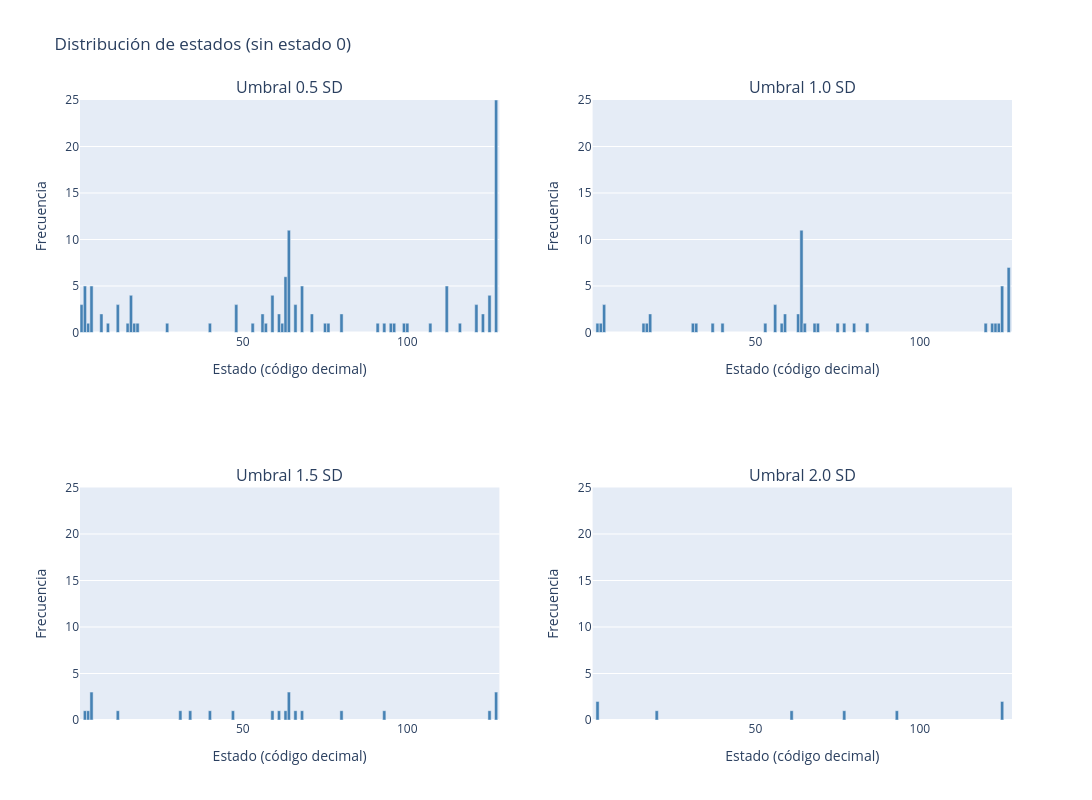

This figure's notebook cell:
### Markdown cell above
## Comparación del point process con distintos umbrales (0.5 SD / 1 SD / 1.5 SD / 2 SD)

Ejecutamos el point process y mostramos las gráficas para comparar

### Code cell
import plotly.graph_objects as go
from plotly.subplots import make_subplots
import numpy as np

# Función de hover (idéntica a la del ejemplo individual)
def state_description(code):
    bits = [(code >> i) & 1 for i in range(6, -1, -1)]
    active_networks = [number_to_name[j] for j, bit in enumerate(bits, start=1) if bit]
    if not active_networks:
        return "Ninguna red activa"
    return " + ".join([f"Red {j} ({name})" for j, name in enumerate(active_networks, start=1)])

umbrales = [0.5, 1.0, 1.5, 2.0]

# Calcular el máximo global de frecuencias (sin contar estado 0)
y_max_global = 0
for th in umbrales:
    binary = (time_series_norm > th).astype(int)
    weights = 2**np.arange(6, -1, -1)
    state_codes = binary @ weights
    unique, counts = np.unique(state_codes, return_counts=True)
    mask_no_zero = unique != 0
    counts_filt = counts[mask_no_zero]
    if len(counts_filt) > 0:
        y_max_global = max(y_max_global, max(counts_filt))

print(f"Máximo global de frecuencias (sin estado 0): {y_max_global}")

# Crear subplots 2x2
fig = make_subplots(rows=2, cols=2, subplot_titles=[f"Umbral {th} SD" for th in umbrales])

for idx, th in enumerate(umbrales):
    binary = (time_series_norm > th).astype(int)
    weights = 2**np.arange(6, -1, -1)
    state_codes = binary @ weights
    unique, counts = np.unique(state_codes, return_counts=True)

    # Filtrar estado 0
    mask_no_zero = unique != 0
    unique_filt = unique[mask_no_zero]
    counts_filt = counts[mask_no_zero]

    # Hover text (sin texto en las barras)
    hover_texts = [f"Código: {code}<br>Redes activas: {state_description(code)}<br>Frecuencia: {count}"
                   for code, count in zip(unique_filt, counts_filt)]

    row, col = idx // 2 + 1, idx % 2 + 1
    fig.add_trace(
        go.Bar(
            x=unique_filt,
            y=counts_filt,
            hovertext=hover_texts,
            hoverinfo='text',
            marker_color='steelblue',
            width=0.98          # barras más anchas
        ),
        row=row, col=col
    )
    fig.update_xaxes(title_text="Estado (código decimal)", range=[0.5, 128], row=row, col=col)
    fig.update_yaxes(title_text="Frecuencia", range=[0, y_max_global], row=row, col=col)

# Ajustes globales (igual que en la gráfica individual)
fig.update_layout(
    height=800,
    width=1200,
    showlegend=False,
    title_text="Distribución de estados (sin estado 0)",
    bargap=0.02
)

fig.show()

### Figure 1 — Plotly figure (JSON) as saved in the notebook; plotly's stock layout.template omitted (floating-point values rounded to 4 significant figures)
{"data": [{"hoverinfo": "text", "hovertext": ["Código: 1<br>Redes activas: Red 1 (Default)<br>Frecuencia: 3", "Código: 2<br>Redes activas: Red 1 (Cont)<br>Frecuencia: 5", "Código: 3<br>Redes activas: Red 1 (Cont) + Red 2 (Default)<br>Frecuencia: 1", "Código: 4<br>Redes activas: Red 1 (Limbic)<br>Frecuencia: 5", "Código: 7<br>Redes activas: Red 1 (Limbic) + Red 2 (Cont) + Red 3 (Default)<br>Frecuencia: 2", "Código: 9<br>Redes activas: Red 1 (SalVentAttn) + Red 2 (Default)<br>Frecuencia: 1", "Código: 12<br>Redes activas: Red 1 (SalVentAttn) + Red 2 (Limbic)<br>Frecuencia: 3", "Código: 15<br>Redes activas: Red 1 (SalVentAttn) + Red 2 (Limbic) + Red 3 (Cont) + Red 4 (Default)<br>Frecuencia: 1", "Código: 16<br>Redes activas: Red 1 (DorsAttn)<br>Frecuencia: 4", "Código: 17<br>Redes activas: Red 1 (DorsAttn) + Red 2 (Default)<br>Frecuencia: 1", "Código: 18<br>Redes activas: Red 1 (DorsAttn) + Red 2 (Cont)<br>Frecuencia: 1", "Código: 27<br>Redes activas: Red 1 (DorsAttn) + Red 2 (SalVentAttn) + Red 3 (Cont) + Red 4 (Default)<br>Frecuencia: 1", "Código: 40<br>Redes activas: Red 1 (SomMot) + Red 2 (SalVentAttn)<br>Frecuencia: 1", "Código: 48<br>Redes activas: Red 1 (SomMot) + Red 2 (DorsAttn)<br>Frecuencia: 3", "Código: 53<br>Redes activas: Red 1 (SomMot) + Red 2 (DorsAttn) + Red 3 (Limbic) + Red 4 (Default)<br>Frecuencia: 1", "Código: 56<br>Redes activas: Red 1 (SomMot) + Red 2 (DorsAttn) + Red 3 (SalVentAttn)<br>Frecuencia: 2", "Código: 57<br>Redes activas: Red 1 (SomMot) + Red 2 (DorsAttn) + Red 3 (SalVentAttn) + Red 4 (Default)<br>Frecuencia: 1", "Código: 59<br>Redes activas: Red 1 (SomMot) + Red 2 (DorsAttn) + Red 3 (SalVentAttn) + Red 4 (Cont) + Red 5 (Default)<br>Frecuencia: 4", "Código: 61<br>Redes activas: Red 1 (SomMot) + Red 2 (DorsAttn) + Red 3 (SalVentAttn) + Red 4 (Limbic) + Red 5 (Default)<br>Frecuencia: 2", "Código: 62<br>Redes activas: Red 1 (SomMot) + Red 2 (DorsAttn) + Red 3 (SalVentAttn) + Red 4 (Limbic) + Red 5 (Cont)<br>Frecuencia: 1", "Código: 63<br>Redes activas: Red 1 (SomMot) + Red 2 (DorsAttn) + Red 3 (SalVentAttn) + Red 4 (Limbic) + Red 5 (Cont) + Red 6 (Default)<br>Frecuencia: 6", "Código: 64<br>Redes activas: Red 1 (Vis)<br>Frecuencia: 11", "Código: 66<br>Redes activas: Red 1 (Vis) + Red 2 (Cont)<br>Frecuencia: 3", "Código: 68<br>Redes activas: Red 1 (Vis) + Red 2 (Limbic)<br>Frecuencia: 5", "Código: 71<br>Redes activas: Red 1 (Vis) + Red 2 (Limbic) + Red 3 (Cont) + Red 4 (Default)<br>Frecuencia: 2", "Código: 75<br>Redes activas: Red 1 (Vis) + Red 2 (SalVentAttn) + Red 3 (Cont) + Red 4 (Default)<br>Frecuencia: 1", "Código: 76<br>Redes activas: Red 1 (Vis) + Red 2 (SalVentAttn) + Red 3 (Limbic)<br>Frecuencia: 1", "Código: 80<br>Redes activas: Red 1 (Vis) + Red 2 (DorsAttn)<br>Frecuencia: 2", "Código: 91<br>Redes activas: Red 1 (Vis) + Red 2 (DorsAttn) + Red 3 (SalVentAttn) + Red 4 (Cont) + Red 5 (Default)<br>Frecuencia: 1", "Código: 93<br>Redes activas: Red 1 (Vis) + Red 2 (DorsAttn) + Red 3 (SalVentAttn) + Red 4 (Limbic) + Red 5 (Default)<br>Frecuencia: 1", "Código: 95<br>Redes activas: Red 1 (Vis) + Red 2 (DorsAttn) + Red 3 (SalVentAttn) + Red 4 (Limbic) + Red 5 (Cont) + Red 6 (Default)<br>Frecuencia: 1", "Código: 96<br>Redes activas: Red 1 (Vis) + Red 2 (SomMot)<br>Frecuencia: 1", "Código: 99<br>Redes activas: Red 1 (Vis) + Red 2 (SomMot) + Red 3 (Cont) + Red 4 (Default)<br>Frecuencia: 1", "Código: 100<br>Redes activas: Red 1 (Vis) + Red 2 (SomMot) + Red 3 (Limbic)<br>Frecuencia: 1", "Código: 107<br>Redes activas: Red 1 (Vis) + Red 2 (SomMot) + Red 3 (SalVentAttn) + Red 4 (Cont) + Red 5 (Default)<br>Frecuencia: 1", "Código: 112<br>Redes activas: Red 1 (Vis) + Red 2 (SomMot) + Red 3 (DorsAttn)<br>Frecuencia: 5", "Código: 116<br>Redes activas: Red 1 (Vis) + Red 2 (SomMot) + Red 3 (DorsAttn) + Red 4 (Limbic)<br>Frecuencia: 1", "Código: 121<br>Redes activas: Red 1 (Vis) + Red 2 (SomMot) + Red 3 (DorsAttn) + Red 4 (SalVentAttn) + Red 5 (Default)<br>Frecuencia: 3", "Código: 123<br>Redes activas: Red 1 (Vis) + Red 2 (SomMot) + Red 3 (DorsAttn) + Red 4 (SalVentAttn) + Red 5 (Cont) + Red 6 (Default)<br>Frecuencia: 2", "Código: 125<br>Redes activas: Red 1 (Vis) + Red 2 (SomMot) + Red 3 (DorsAttn) + Red 4 (SalVentAttn) + Red 5 (Limbic) + Red 6 (Default)<br>Frecuencia: 4", "Código: 127<br>Redes activas: Red 1 (Vis) + Red 2 (SomMot) + Red 3 (DorsAttn) + Red 4 (SalVentAttn) + Red 5 (Limbic) + Red 6 (Cont) + Red 7 (Default)<br>Frecuencia: 25"], "marker": {"color": "steelblue"}, "type": "bar", "width": 0.98, "x": [1, 2, 3, 4, 7, 9, 12, 15, 16, 17, 18, 27, 40, 48, 53, 56, 57, 59, 61, 62, 63, 64, 66, 68, 71, 75, 76, 80, 91, 93, 95, 96, 99, 100, 107, 112, 116, 121, 123, 125, 127], "xaxis": "x", "y": [3, 5, 1, 5, 2, 1, 3, 1, 4, 1, 1, 1, 1, 3, 1, 2, 1, 4, 2, 1, 6, 11, 3, 5, 2, 1, 1, 2, 1, 1, 1, 1, 1, 1, 1, 5, 1, 3, 2, 4, 25], "yaxis": "y"}, {"hoverinfo": "text", "hovertext": ["Código: 2<br>Redes activas: Red 1 (Cont)<br>Frecuencia: 1", "Código: 3<br>Redes activas: Red 1 (Cont) + Red 2 (Default)<br>Frecuencia: 1", "Código: 4<br>Redes activas: Red 1 (Limbic)<br>Frecuencia: 3", "Código: 16<br>Redes activas: Red 1 (DorsAttn)<br>Frecuencia: 1", "Código: 17<br>Redes activas: Red 1 (DorsAttn) + Red 2 (Default)<br>Frecuencia: 1", "Código: 18<br>Redes activas: Red 1 (DorsAttn) + Red 2 (Cont)<br>Frecuencia: 2", "Código: 31<br>Redes activas: Red 1 (DorsAttn) + Red 2 (SalVentAttn) + Red 3 (Limbic) + Red 4 (Cont) + Red 5 (Default)<br>Frecuencia: 1", "Código: 32<br>Redes activas: Red 1 (SomMot)<br>Frecuencia: 1", "Código: 37<br>Redes activas: Red 1 (SomMot) + Red 2 (Limbic) + Red 3 (Default)<br>Frecuencia: 1", "Código: 40<br>Redes activas: Red 1 (SomMot) + Red 2 (SalVentAttn)<br>Frecuencia: 1", "Código: 53<br>Redes activas: Red 1 (SomMot) + Red 2 (DorsAttn) + Red 3 (Limbic) + Red 4 (Default)<br>Frecuencia: 1", "Código: 56<br>Redes activas: Red 1 (SomMot) + Red 2 (DorsAttn) + Red 3 (SalVentAttn)<br>Frecuencia: 3", "Código: 58<br>Redes activas: Red 1 (SomMot) + Red 2 (DorsAttn) + Red 3 (SalVentAttn) + Red 4 (Cont)<br>Frecuencia: 1", "Código: 59<br>Redes activas: Red 1 (SomMot) + Red 2 (DorsAttn) + Red 3 (SalVentAttn) + Red 4 (Cont) + Red 5 (Default)<br>Frecuencia: 2", "Código: 63<br>Redes activas: Red 1 (SomMot) + Red 2 (DorsAttn) + Red 3 (SalVentAttn) + Red 4 (Limbic) + Red 5 (Cont) + Red 6 (Default)<br>Frecuencia: 2", "Código: 64<br>Redes activas: Red 1 (Vis)<br>Frecuencia: 11", "Código: 65<br>Redes activas: Red 1 (Vis) + Red 2 (Default)<br>Frecuencia: 1", "Código: 68<br>Redes activas: Red 1 (Vis) + Red 2 (Limbic)<br>Frecuencia: 1", "Código: 69<br>Redes activas: Red 1 (Vis) + Red 2 (Limbic) + Red 3 (Default)<br>Frecuencia: 1", "Código: 75<br>Redes activas: Red 1 (Vis) + Red 2 (SalVentAttn) + Red 3 (Cont) + Red 4 (Default)<br>Frecuencia: 1", "Código: 77<br>Redes activas: Red 1 (Vis) + Red 2 (SalVentAttn) + Red 3 (Limbic) + Red 4 (Default)<br>Frecuencia: 1", "Código: 80<br>Redes activas: Red 1 (Vis) + Red 2 (DorsAttn)<br>Frecuencia: 1", "Código: 84<br>Redes activas: Red 1 (Vis) + Red 2 (DorsAttn) + Red 3 (Limbic)<br>Frecuencia: 1", "Código: 120<br>Redes activas: Red 1 (Vis) + Red 2 (SomMot) + Red 3 (DorsAttn) + Red 4 (SalVentAttn)<br>Frecuencia: 1", "Código: 122<br>Redes activas: Red 1 (Vis) + Red 2 (SomMot) + Red 3 (DorsAttn) + Red 4 (SalVentAttn) + Red 5 (Cont)<br>Frecuencia: 1", "Código: 123<br>Redes activas: Red 1 (Vis) + Red 2 (SomMot) + Red 3 (DorsAttn) + Red 4 (SalVentAttn) + Red 5 (Cont) + Red 6 (Default)<br>Frecuencia: 1", "Código: 124<br>Redes activas: Red 1 (Vis) + Red 2 (SomMot) + Red 3 (DorsAttn) + Red 4 (SalVentAttn) + Red 5 (Limbic)<br>Frecuencia: 1", "Código: 125<br>Redes activas: Red 1 (Vis) + Red 2 (SomMot) + Red 3 (DorsAttn) + Red 4 (SalVentAttn) + Red 5 (Limbic) + Red 6 (Default)<br>Frecuencia: 5", "Código: 127<br>Redes activas: Red 1 (Vis) + Red 2 (SomMot) + Red 3 (DorsAttn) + Red 4 (SalVentAttn) + Red 5 (Limbic) + Red 6 (Cont) + Red 7 (Default)<br>Frecuencia: 7"], "marker": {"color": "steelblue"}, "type": "bar", "width": 0.98, "x": [2, 3, 4, 16, 17, 18, 31, 32, 37, 40, 53, 56, 58, 59, 63, 64, 65, 68, 69, 75, 77, 80, 84, 120, 122, 123, 124, 125, 127], "xaxis": "x2", "y": [1, 1, 3, 1, 1, 2, 1, 1, 1, 1, 1, 3, 1, 2, 2, 11, 1, 1, 1, 1, 1, 1, 1, 1, 1, 1, 1, 5, 7], "yaxis": "y2"}, {"hoverinfo": "text", "hovertext": ["Código: 2<br>Redes activas: Red 1 (Cont)<br>Frecuencia: 1", "Código: 3<br>Redes activas: Red 1 (Cont) + Red 2 (Default)<br>Frecuencia: 1", "Código: 4<br>Redes activas: Red 1 (Limbic)<br>Frecuencia: 3", "Código: 12<br>Redes activas: Red 1 (SalVentAttn) + Red 2 (Limbic)<br>Frecuencia: 1", "Código: 31<br>Redes activas: Red 1 (DorsAttn) + Red 2 (SalVentAttn) + Red 3 (Limbic) + Red 4 (Cont) + Red 5 (Default)<br>Frecuencia: 1", "Código: 34<br>Redes activas: Red 1 (SomMot) + Red 2 (Cont)<br>Frecuencia: 1", "Código: 40<br>Redes activas: Red 1 (SomMot) + Red 2 (SalVentAttn)<br>Frecuencia: 1", "Código: 47<br>Redes activas: Red 1 (SomMot) + Red 2 (SalVentAttn) + Red 3 (Limbic) + Red 4 (Cont) + Red 5 (Default)<br>Frecuencia: 1", "Código: 59<br>Redes activas: Red 1 (SomMot) + Red 2 (DorsAttn) + Red 3 (SalVentAttn) + Red 4 (Cont) + Red 5 (Default)<br>Frecuencia: 1", "Código: 61<br>Redes activas: Red 1 (SomMot) + Red 2 (DorsAttn) + Red 3 (SalVentAttn) + Red 4 (Limbic) + Red 5 (Default)<br>Frecuencia: 1", "Código: 63<br>Redes activas: Red 1 (SomMot) + Red 2 (DorsAttn) + Red 3 (SalVentAttn) + Red 4 (Limbic) + Red 5 (Cont) + Red 6 (Default)<br>Frecuencia: 1", "Código: 64<br>Redes activas: Red 1 (Vis)<br>Frecuencia: 3", "Código: 66<br>Redes activas: Red 1 (Vis) + Red 2 (Cont)<br>Frecuencia: 1", "Código: 68<br>Redes activas: Red 1 (Vis) + Red 2 (Limbic)<br>Frecuencia: 1", "Código: 80<br>Redes activas: Red 1 (Vis) + Red 2 (DorsAttn)<br>Frecuencia: 1", "Código: 93<br>Redes activas: Red 1 (Vis) + Red 2 (DorsAttn) + Red 3 (SalVentAttn) + Red 4 (Limbic) + Red 5 (Default)<br>Frecuencia: 1", "Código: 125<br>Redes activas: Red 1 (Vis) + Red 2 (SomMot) + Red 3 (DorsAttn) + Red 4 (SalVentAttn) + Red 5 (Limbic) + Red 6 (Default)<br>Frecuencia: 1", "Código: 127<br>Redes activas: Red 1 (Vis) + Red 2 (SomMot) + Red 3 (DorsAttn) + Red 4 (SalVentAttn) + Red 5 (Limbic) + Red 6 (Cont) + Red 7 (Default)<br>Frecuencia: 3"], "marker": {"color": "steelblue"}, "type": "bar", "width": 0.98, "x": [2, 3, 4, 12, 31, 34, 40, 47, 59, 61, 63, 64, 66, 68, 80, 93, 125, 127], "xaxis": "x3", "y": [1, 1, 3, 1, 1, 1, 1, 1, 1, 1, 1, 3, 1, 1, 1, 1, 1, 3], "yaxis": "y3"}, {"hoverinfo": "text", "hovertext": ["Código: 2<br>Redes activas: Red 1 (Cont)<br>Frecuencia: 2", "Código: 20<br>Redes activas: Red 1 (DorsAttn) + Red 2 (Limbic)<br>Frecuencia: 1", "Código: 61<br>Redes activas: Red 1 (SomMot) + Red 2 (DorsAttn) + Red 3 (SalVentAttn) + Red 4 (Limbic) + Red 5 (Default)<br>Frecuencia: 1", "Código: 77<br>Redes activas: Red 1 (Vis) + Red 2 (SalVentAttn) + Red 3 (Limbic) + Red 4 (Default)<br>Frecuencia: 1", "Código: 93<br>Redes activas: Red 1 (Vis) + Red 2 (DorsAttn) + Red 3 (SalVentAttn) + Red 4 (Limbic) + Red 5 (Default)<br>Frecuencia: 1", "Código: 125<br>Redes activas: Red 1 (Vis) + Red 2 (SomMot) + Red 3 (DorsAttn) + Red 4 (SalVentAttn) + Red 5 (Limbic) + Red 6 (Default)<br>Frecuencia: 2"], "marker": {"color": "steelblue"}, "type": "bar", "width": 0.98, "x": [2, 20, 61, 77, 93, 125], "xaxis": "x4", "y": [2, 1, 1, 1, 1, 2], "yaxis": "y4"}], "layout": {"annotations": [{"font": {"size": 16}, "showarrow": false, "text": "Umbral 0.5 SD", "x": 0.225, "xanchor": "center", "xref": "paper", "y": 1, "yanchor": "bottom", "yref": "paper"}, {"font": {"size": 16}, "showarrow": false, "text": "Umbral 1.0 SD", "x": 0.775, "xanchor": "center", "xref": "paper", "y": 1, "yanchor": "bottom", "yref": "paper"}, {"font": {"size": 16}, "showarrow": false, "text": "Umbral 1.5 SD", "x": 0.225, "xanchor": "center", "xref": "paper", "y": 0.375, "yanchor": "bottom", "yref": "paper"}, {"font": {"size": 16}, "showarrow": false, "text": "Umbral 2.0 SD", "x": 0.775, "xanchor": "center", "xref": "paper", "y": 0.375, "yanchor": "bottom", "yref": "paper"}], "bargap": 0.02, "height": 800, "showlegend": false, "title": {"text": "Distribución de estados (sin estado 0)"}, "width": 1200, "xaxis": {"anchor": "y", "domain": [0, 0.45], "range": [0.5, 128], "title": {"text": "Estado (código decimal)"}}, "xaxis2": {"anchor": "y2", "domain": [0.55, 1], "range": [0.5, 128], "title": {"text": "Estado (código decimal)"}}, "xaxis3": {"anchor": "y3", "domain": [0, 0.45], "range": [0.5, 128], "title": {"text": "Estado (código decimal)"}}, "xaxis4": {"anchor": "y4", "domain": [0.55, 1], "range": [0.5, 128], "title": {"text": "Estado (código decimal)"}}, "yaxis": {"anchor": "x", "domain": [0.625, 1], "range": [0, 25], "title": {"text": "Frecuencia"}}, "yaxis2": {"anchor": "x2", "domain": [0.625, 1], "range": [0, 25], "title": {"text": "Frecuencia"}}, "yaxis3": {"anchor": "x3", "domain": [0, 0.375], "range": [0, 25], "title": {"text": "Frecuencia"}}, "yaxis4": {"anchor": "x4", "domain": [0, 0.375], "range": [0, 25], "title": {"text": "Frecuencia"}}}}
